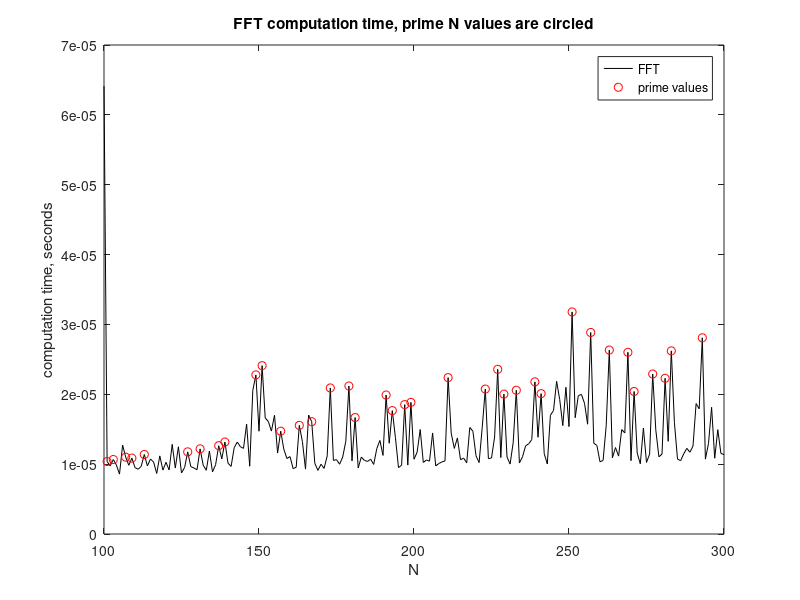

This chart was generated by the following MATLAB code:
clear all; close all; clc
base_time = zeros(1,1000);
matrix_size = 100:300;
time_FFT = zeros(size(matrix_size));
N_FFT = zeros(size(matrix_size));
i = 1;
for k = 1:(size(matrix_size,2))
    N = 100 + (k-1);
    data = rand(1,N); 
    n = 1; 
    while n <= 1000
        tic
        FFT = fft(data);
        base_time(n) = toc;
        n = n+1;
    end
    time_avg_FFT = mean(base_time);
    time_FFT(k) = time_avg_FFT;
    N_FFT(k) = N;
    if isprime(N) == 1
        Prime_time(i) = time_avg_FFT;
        Prime_N_vector(i) = N;
        i = i + 1;
    end
end
figure
plot(N_FFT,time_FFT,'k')
xlabel('N');ylabel('computation time, seconds')
title('FFT computation time, prime N values are circled');
hold on
plot(Prime_N_vector,Prime_time,'or')
legend('FFT','prime values')